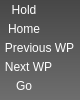
     <widget class="QFrame" name="frameFlightControls">
      <property name="sizePolicy">
       <sizepolicy hsizetype="Fixed" vsizetype="MinimumExpanding">
        <horstretch>0</horstretch>
        <verstretch>0</verstretch>
       </sizepolicy>
      </property>
      <property name="minimumSize">
       <size>
        <width>80</width>
        <height>50</height>
       </size>
      </property>
      <property name="maximumSize">
       <size>
        <width>80</width>
        <height>16777215</height>
       </size>
      </property>
      <property name="mouseTracking">
       <bool>false</bool>
      </property>
      <property name="contextMenuPolicy">
       <enum>Qt::NoContextMenu</enum>
      </property>
      <property name="styleSheet">
       <string notr="true">QFrame {
background-color: qlineargradient(spread:pad, x1:0, y1:0, x2:0, y2:1, stop:0 rgba(71, 71, 71, 255), stop:1 rgba(110, 110, 110, 255));
color: rgb(255, 255, 255);
}

QToolButton {
background-color: transparent;
color: rgb(255, 255, 255);
/*border-style: none;*/
border: 0px; 
}
QToolButton:hover {
background-color: qlineargradient(spread:pad, x1:1, y1:0.5, x2:0, y2:0.5, stop:0 rgba(71, 71, 71, 0), stop:0.5 rgba(150, 150, 150, 255), stop:1 rgba(71, 71, 71, 0));
color: rgb(255, 255, 255);
}
QToolButton:pressed {
background-color: qlineargradient(spread:pad, x1:1, y1:0.5, x2:0, y2:0.5, stop:0 rgba(71, 71, 71, 0), stop:0.5 rgba(48, 48, 48, 255), stop:1 rgba(71, 71, 71, 0));
color: rgb(255, 255, 255);
}
</string>
      </property>
      <property name="frameShape">
       <enum>QFrame::NoFrame</enum>
      </property>
      <property name="frameShadow">
       <enum>QFrame::Plain</enum>
      </property>
      <layout class="QVBoxLayout" name="verticalLayout_4">
       <property name="spacing">
        <number>1</number>
       </property>
       <property name="margin">
        <number>0</number>
       </property>
       <item>
        <widget class="QToolButton" name="toolButtonHoldPosition">
         <property name="sizePolicy">
          <sizepolicy hsizetype="Fixed" vsizetype="Fixed">
           <horstretch>0</horstretch>
           <verstretch>0</verstretch>
          </sizepolicy>
         </property>
         <property name="minimumSize">
          <size>
           <width>48</width>
           <height>0</height>
          </size>
         </property>
         <property name="toolTip">
          <string>UAV hold position</string>
         </property>
         <property name="styleSheet">
          <string notr="true"/>
         </property>
         <property name="text">
          <string>Hold</string>
         </property>
         <property name="icon">
          <iconset resource="opmap.qrc">
           <normaloff>:/opmap/images/hold.png</normaloff>:/opmap/images/hold.png</iconset>
         </property>
         <property name="iconSize">
          <size>
           <width>80</width>
           <height>35</height>
          </size>
         </property>
         <property name="toolButtonStyle">
          <enum>Qt::ToolButtonTextUnderIcon</enum>
         </property>
         <property name="autoRaise">
          <bool>false</bool>
         </property>
        </widget>
       </item>
       <item>
        <widget class="QToolButton" name="toolButtonHome">
         <property name="enabled">
          <bool>true</bool>
         </property>
         <property name="sizePolicy">
          <sizepolicy hsizetype="Fixed" vsizetype="Fixed">
           <horstretch>0</horstretch>
           <verstretch>0</verstretch>
          </sizepolicy>
         </property>
         <property name="minimumSize">
          <size>
           <width>48</width>
           <height>0</height>
          </size>
         </property>
         <property name="toolTip">
          <string>UAV go home</string>
         </property>
         <property name="autoFillBackground">
          <bool>false</bool>
         </property>
         <property name="styleSheet">
          <string notr="true"/>
         </property>
         <property name="text">
          <string>Home</string>
         </property>
         <property name="icon">
          <iconset resource="opmap.qrc">
           <normaloff>:/opmap/images/home.png</normaloff>:/opmap/images/home.png</iconset>
         </property>
         <property name="iconSize">
          <size>
           <width>80</width>
           <height>35</height>
          </size>
         </property>
         <property name="toolButtonStyle">
          <enum>Qt::ToolButtonTextUnderIcon</enum>
         </property>
         <property name="autoRaise">
          <bool>false</bool>
         </property>
        </widget>
       </item>
       <item>
        <widget class="QToolButton" name="toolButtonPrevWaypoint">
         <property name="sizePolicy">
          <sizepolicy hsizetype="Fixed" vsizetype="Fixed">
           <horstretch>0</horstretch>
           <verstretch>0</verstretch>
          </sizepolicy>
         </property>
         <property name="minimumSize">
          <size>
           <width>48</width>
           <height>0</height>
          </size>
         </property>
         <property name="toolTip">
          <string>Move UAV to previous waypoint</string>
         </property>
         <property name="styleSheet">
          <string notr="true"/>
         </property>
         <property name="text">
          <string>Previous WP</string>
         </property>
         <property name="icon">
          <iconset resource="opmap.qrc">
           <normaloff>:/opmap/images/prev_waypoint.png</normaloff>:/opmap/images/prev_waypoint.png</iconset>
         </property>
         <property name="iconSize">
          <size>
           <width>80</width>
           <height>35</height>
          </size>
         </property>
         <property name="toolButtonStyle">
          <enum>Qt::ToolButtonTextUnderIcon</enum>
         </property>
         <property name="autoRaise">
          <bool>false</bool>
         </property>
        </widget>
       </item>
       <item>
        <widget class="QToolButton" name="toolButtonNextWaypoint">
         <property name="sizePolicy">
          <sizepolicy hsizetype="Fixed" vsizetype="Fixed">
           <horstretch>0</horstretch>
           <verstretch>0</verstretch>
          </sizepolicy>
         </property>
         <property name="minimumSize">
          <size>
           <width>48</width>
           <height>0</height>
          </size>
         </property>
         <property name="toolTip">
          <string>Move UAV to next waypoint</string>
         </property>
         <property name="styleSheet">
          <string notr="true"/>
         </property>
         <property name="text">
          <string>Next WP</string>
         </property>
         <property name="icon">
          <iconset resource="opmap.qrc">
           <normaloff>:/opmap/images/next_waypoint.png</normaloff>:/opmap/images/next_waypoint.png</iconset>
         </property>
         <property name="iconSize">
          <size>
           <width>80</width>
           <height>35</height>
          </size>
         </property>
         <property name="toolButtonStyle">
          <enum>Qt::ToolButtonTextUnderIcon</enum>
         </property>
         <property name="autoRaise">
          <bool>false</bool>
         </property>
        </widget>
       </item>
       <item>
        <widget class="QToolButton" name="toolButtonGo">
         <property name="sizePolicy">
          <sizepolicy hsizetype="Fixed" vsizetype="Fixed">
           <horstretch>0</horstretch>
           <verstretch>0</verstretch>
          </sizepolicy>
         </property>
         <property name="minimumSize">
          <size>
           <width>48</width>
           <height>0</height>
          </size>
         </property>
         <property name="toolTip">
          <string>UAV go!</string>
         </property>
         <property name="styleSheet">
          <string notr="true"/>
         </property>
         <property name="text">
          <string>Go</string>
         </property>
         <property name="icon">
          <iconset resource="opmap.qrc">
           <normaloff>:/opmap/images/go.png</normaloff>:/opmap/images/go.png</iconset>
         </property>
         <property name="iconSize">
          <size>
           <width>80</width>
           <height>35</height>
          </size>
         </property>
         <property name="toolButtonStyle">
          <enum>Qt::ToolButtonTextUnderIcon</enum>
         </property>
         <property name="autoRaise">
          <bool>false</bool>
         </property>
        </widget>
       </item>
      </layout>
     </widget>
